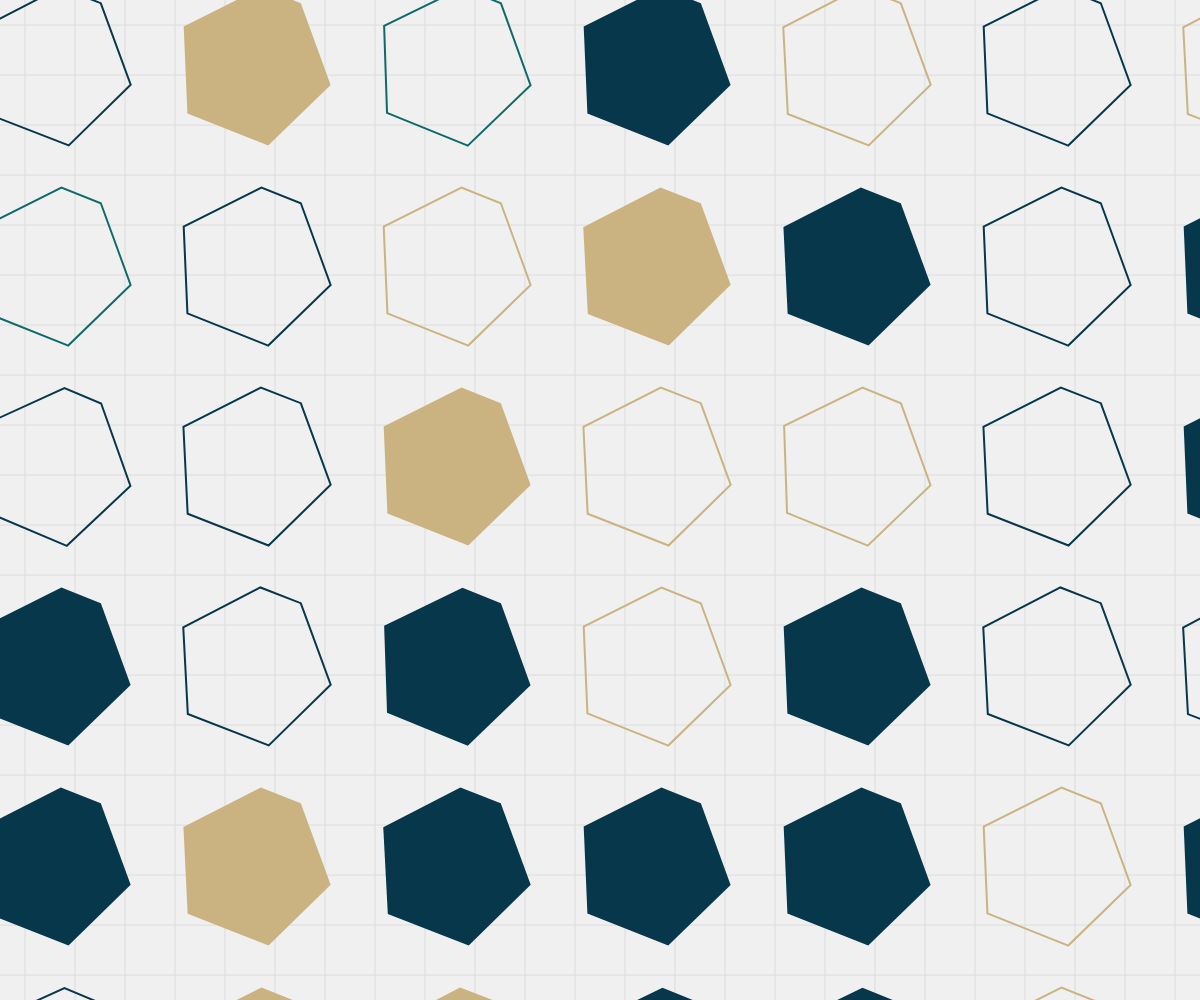
Frame 1 (no input)
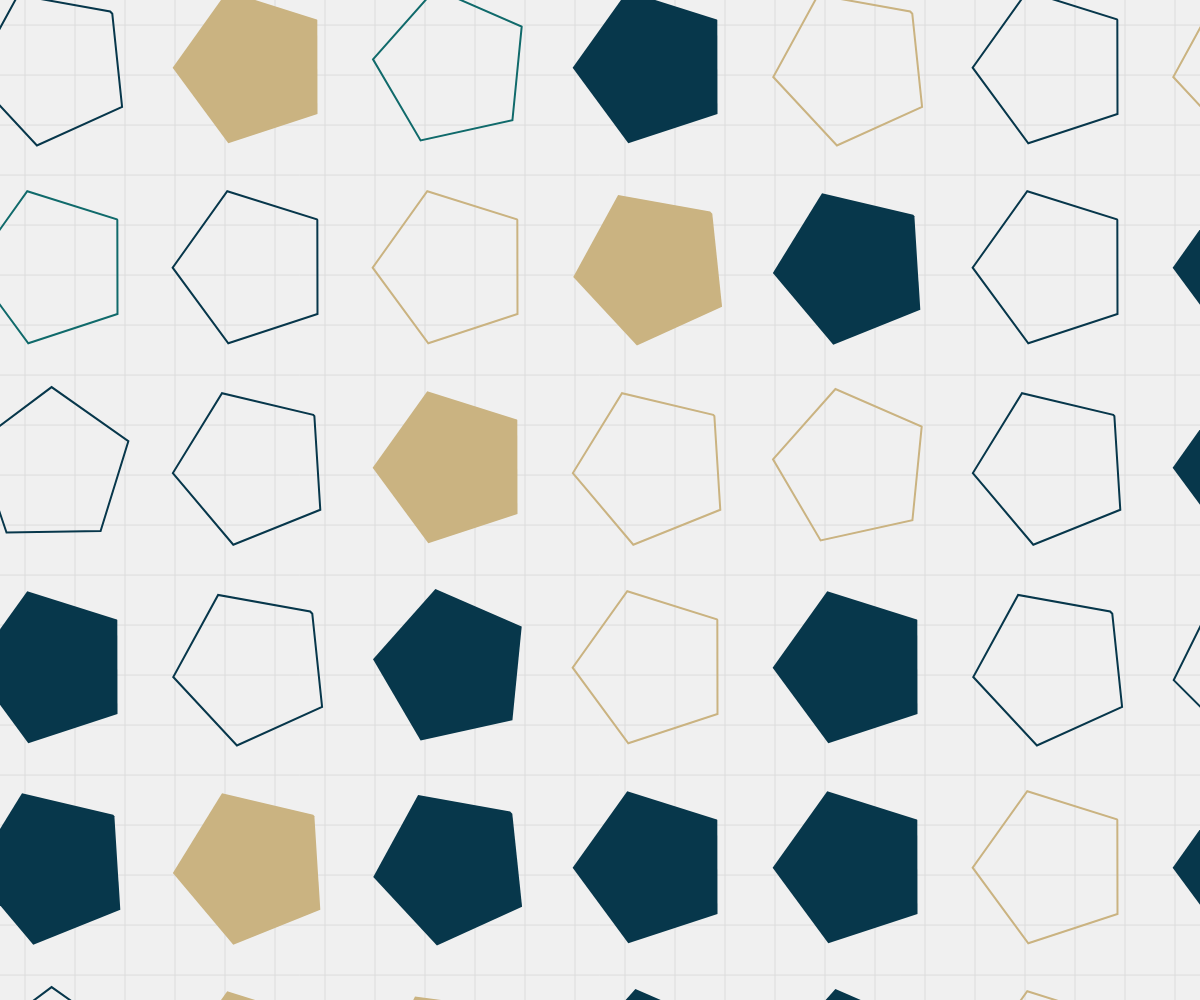
Frame 60 (no input)
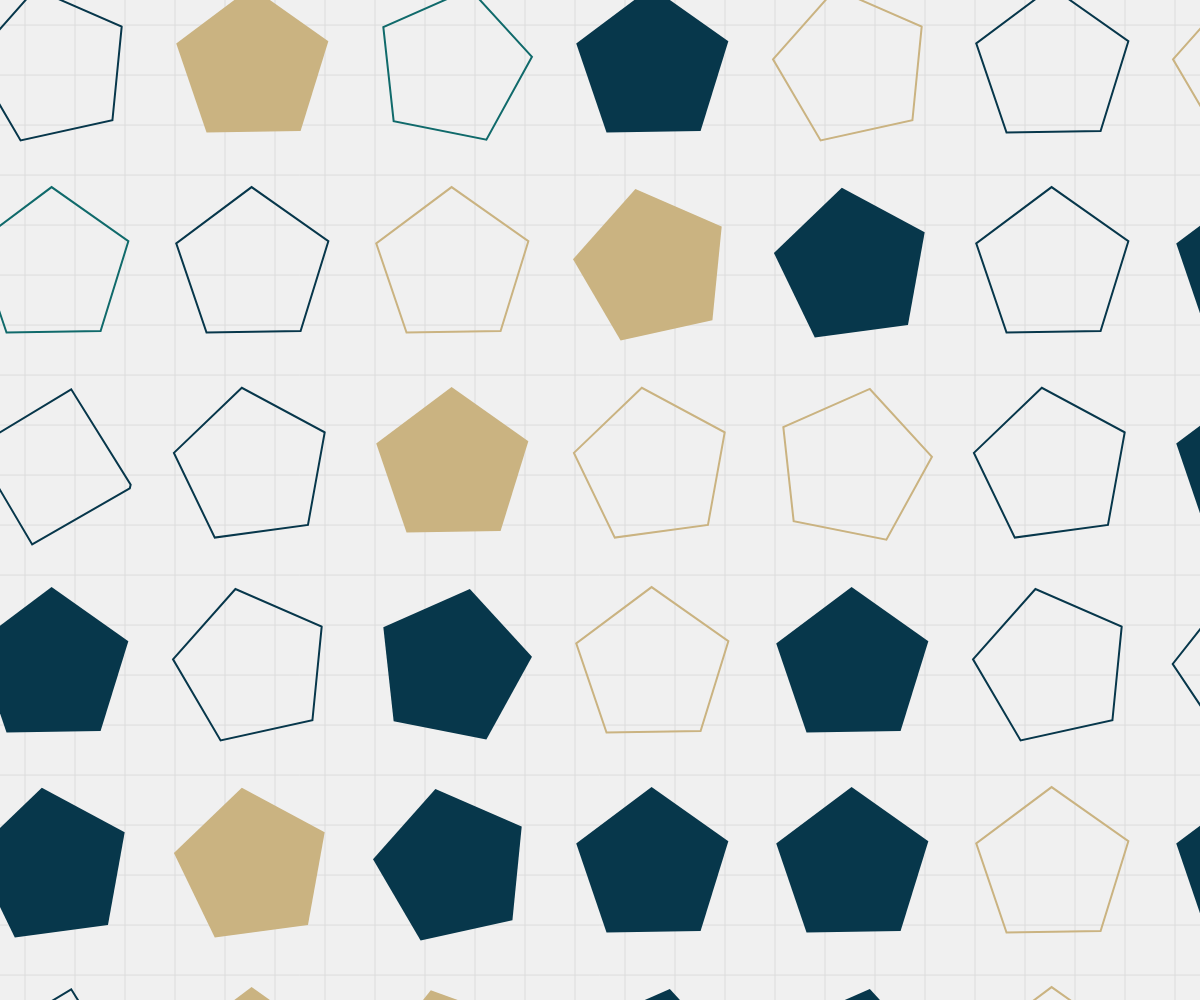
Frame 120 (the mouse pressed at the canvas centre since frame 60)

The p5.js sketch that drew these frames (run headless with seeded random() and noise() and a simulated clock; from frame 60 on, the mouse is pressed at the canvas centre):

// p5.js sketch
// ── sketch.js
let cp;

function setup() {
  createCanvas(windowWidth, windowHeight);

  cp = random(colorPalletes).colors;
}

function draw() {
  background(240);

  stroke(220);
  strokeWeight(1);
  gridLine(50);

  const grid = 200;
  for(let x = -147.36; x < width*1.2; x += grid){
    for (let y = -132.91; y < width * 1.2; y += grid) {
      const maxN = 8;
      const minN = 3;
      const t = abs((frameCount / (50 * floor(noise(x, y, 19) * 10))) % (maxN - minN) - (maxN - minN)/2);
      const n = floor(t) + Easing.easeInOutExpo(fract(t)) + minN;
      const c = cp[floor(noise(x*10, y*10, 27) * cp.length)];
      strokeWeight(2);
      if(noise(x,y,11)<0.5){
        fill(c);
        noStroke();
      } else {
        stroke(c);
        noFill();
      }
      drawNgon(n, x, y, grid*0.4, -t);
    }
  }
}

function gridLine(grid) {
  for (let x = grid / 2; x < width; x += grid) {
    line(x, 0, x, height);
  }
  for (let y = grid / 2; y < height; y += grid) {
    line(0, y, width, y);
  }
}

function drawNgon(n, x, y, r, angle = 0) {
  push();
  translate(x, y);
  rotate(angle + PI / 2);
  beginShape();
  for (let i = 0; i < n; i++) {
    const sx = r * cos(TAU * i / n);
    const sy = r * sin(TAU * i / n);

    vertex(sx, sy);
  }
  endShape(CLOSE);
  pop();
}

class Easing {
  static easeInSine(x) {
    return 1 - Math.cos((x * Math.PI) / 2);
  }

  static easeOutSine(x) {
    return Math.sin((x * Math.PI) / 2);
  }

  static easeInOutSine(x) {
    return -(Math.cos(Math.PI * x) - 1) / 2;
  }

  static easeInQuad(x) {
    return x * x;
  }

  static easeOutQuad(x) {
    return 1 - (1 - x) * (1 - x);
  }

  static easeInOutQuad(x) {
    return x < 0.5 ? 2 * x * x : 1 - Math.pow(-2 * x + 2, 2) / 2;
  }

  static easeInCubic(x) {
    return x * x * x;
  }

  static easeOutCubic(x) {
    return 1 - Math.pow(1 - x, 3);
  }

  static easeInOutCubic(x) {
    return x < 0.5 ? 4 * x * x * x : 1 - Math.pow(-2 * x + 2, 3) / 2;
  }

  static easeInQuart(x) {
    return x * x * x * x;
  }

  static easeOutQuart(x) {
    return 1 - Math.pow(1 - x, 4);
  }

  static easeInOutQuart(x) {
    return x < 0.5 ? 8 * x * x * x * x : 1 - Math.pow(-2 * x + 2, 4) / 2;
  }

  static easeInQuint(x) {
    return x * x * x * x * x;
  }

  static easeOutQuint(x) {
    return 1 - Math.pow(1 - x, 5);
  }

  static easeInOutQuint(x) {
    return x < 0.5 ? 16 * x * x * x * x * x : 1 - Math.pow(-2 * x + 2, 5) / 2;
  }

  static easeInExpo(x) {
    return x === 0 ? 0 : Math.pow(2, 10 * x - 10);
  }

  static easeOutExpo(x) {
    return x === 1 ? 1 : 1 - Math.pow(2, -10 * x);
  }

  static easeInOutExpo(x) {
    return x === 0 ?
      0 :
      x === 1 ?
      1 :
      x < 0.5 ?
      Math.pow(2, 20 * x - 10) / 2 :
      (2 - Math.pow(2, -20 * x + 10)) / 2;
  }

  static easeInCirc(x) {
    return 1 - Math.sqrt(1 - Math.pow(x, 2));
  }

  static easeOutCirc(x) {
    return Math.sqrt(1 - Math.pow(x - 1, 2));
  }

  static easeInOutCirc(x) {
    return x < 0.5 ?
      (1 - Math.sqrt(1 - Math.pow(2 * x, 2))) / 2 :
      (Math.sqrt(1 - Math.pow(-2 * x + 2, 2)) + 1) / 2;
  }

  static easeOutBack(x) {
    const c1 = 1.70158;
    const c3 = c1 + 1;
    return 1 + c3 * Math.pow(x - 1, 3) + c1 * Math.pow(x - 1, 2);
  }

  static easeInOutBack(x) {
    const c1 = 1.70158;
    const c2 = c1 * 1.525;
    return x < 0.5 ?
      (Math.pow(2 * x, 2) * ((c2 + 1) * 2 * x - c2)) / 2 :
      (Math.pow(2 * x - 2, 2) * ((c2 + 1) * (x * 2 - 2) + c2) + 2) / 2;
  }
}

const colorPalletes = [
  {
    name: "DeepEmeraldGold",
    colors: ["#005e55", "#fff9bf", "#edb50c", "#b8003d", "#5e001f"],
  },
  {
    name: "WarmRainbow",
    colors: ["#01204E", "#028391", "#F6DCAC", "#FAA968", "#F85525"],
  },
  {
    name: "ChocolateAndCream",
    colors: ["#D54751", "#EF9A48", "#FFFCC7", "#4DA394", "#59322B"],
  },
  {
    name: "PopArt",
    colors: ["#241965", "#653993", "#9F4094", "#B73D6E", "#F19406"],
  },
  {
    name: "DeepEmeraldGold",
    colors: ["#F87523", "#FFC31B", "#E7DCC9", "#1DB7B9", "#126D68"],
  },
  {
    name: "GreenPink",
    colors: ["#01B999", "#FAB3B3", "#DC958F", "#A1D8CE", "#F1FAF7"],
  },
  {
    name: "NatureTranquility",
    colors: ["#106A6B", "#07374B", "#CAB381", "#E9E0CE"],
  },
  {
    name: "VibrantHarmony",
    colors: ["#F15946", "#5681CB", "#FAAA2D", "#296647", "#453945"],
  },
  {
    name: "Serenity Bliss",
    colors: ["#FFB4B8", "#EF4B28", "#0A563A", "#FFBC54", "#ECE9E0"],
  }
];
